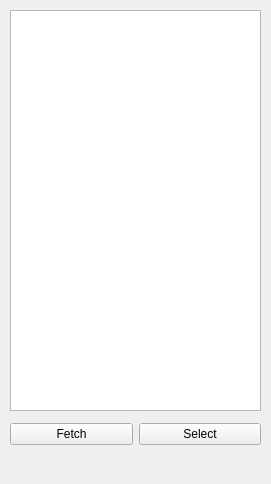
<?xml version="1.0" encoding="UTF-8"?>
<ui version="4.0">
 <class>Select</class>
 <widget class="QMainWindow" name="Select">
  <property name="geometry">
   <rect>
    <x>0</x>
    <y>0</y>
    <width>271</width>
    <height>484</height>
   </rect>
  </property>
  <property name="windowTitle">
   <string>MainWindow</string>
  </property>
  <widget class="QWidget" name="centralwidget">
   <widget class="QListWidget" name="listWidget">
    <property name="geometry">
     <rect>
      <x>10</x>
      <y>10</y>
      <width>251</width>
      <height>401</height>
     </rect>
    </property>
   </widget>
   <widget class="QWidget" name="horizontalLayoutWidget">
    <property name="geometry">
     <rect>
      <x>10</x>
      <y>419</y>
      <width>251</width>
      <height>31</height>
     </rect>
    </property>
    <layout class="QHBoxLayout" name="horizontalLayout">
     <item>
      <widget class="QPushButton" name="pushButton">
       <property name="text">
        <string>Fetch</string>
       </property>
      </widget>
     </item>
     <item>
      <widget class="QPushButton" name="pushButton_2">
       <property name="text">
        <string>Select</string>
       </property>
      </widget>
     </item>
    </layout>
   </widget>
  </widget>
  <widget class="QMenuBar" name="menubar">
   <property name="geometry">
    <rect>
     <x>0</x>
     <y>0</y>
     <width>271</width>
     <height>25</height>
    </rect>
   </property>
  </widget>
 </widget>
 <resources/>
 <connections/>
</ui>
